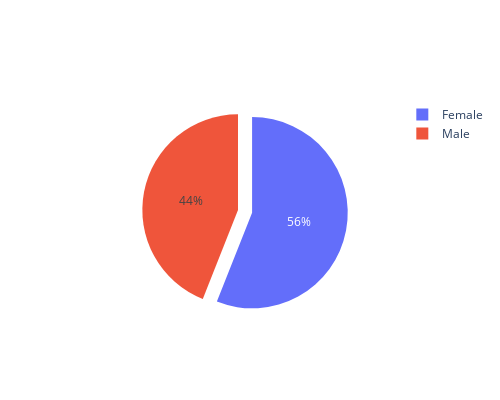

Notebook cell for this chart:
### Code cell
ge_count = data["Gender"].value_counts()
ge_labels = ["Female", "Male"]

# plt.figure(figsize=(6, 6))
# plt.pie(ge_count, labels=ge_labels, explode=[0, 0.1], autopct="%.2f%%")
# plt.title("Gender", fontsize=20)
# plt.axis("off")
# plt.show()

fig1 = go.Figure(data=[go.Pie(
    labels=ge_labels,
    values=ge_count,
    pull=[0.15]
)])

fig1.update_layout(width=500, height=400)
fig1.show(renderer="plotly_mimetype")

### Figure 1 — Plotly figure (JSON) as saved in the notebook; plotly's stock layout.template omitted (floating-point values rounded to 4 significant figures)
{"data": [{"labels": ["Female", "Male"], "pull": [0.15], "type": "pie", "values": [112, 88]}], "layout": {"height": 400, "width": 500}}
